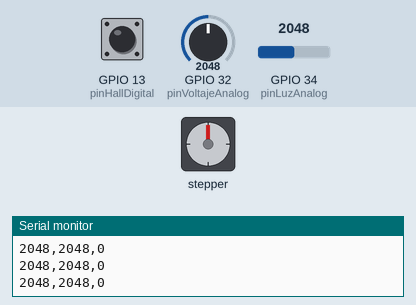
Recording of a sketch running on a simulated ESP32. Shown: stepper motor, the last lines printed to the serial monitor. Wiring (inferred from the names in the program): stepper motor (200 steps per turn assumed): coils GPIO 19, GPIO 21, GPIO 22, GPIO 23. Inputs (shaded band) come from the test bench; at power-on: GPIO 13 (pinHallDigital) LOW, GPIO 32 (pinVoltajeAnalog) = 2048, GPIO 34 (pinLuzAnalog) = 2048.

Above: at 1.2 s.
1.3 s: GPIO 13 (pinHallDigital) driven HIGH
At 1.95 s:
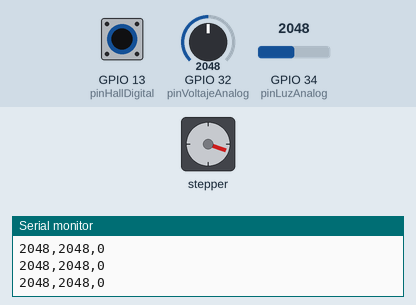
4.3 s: GPIO 13 (pinHallDigital) driven LOW
At 5.5 s:
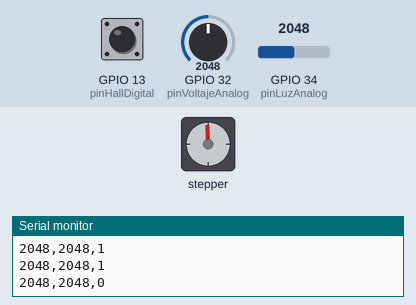
5.9 s: GPIO 13 (pinHallDigital) driven HIGH
At 6.76 s:
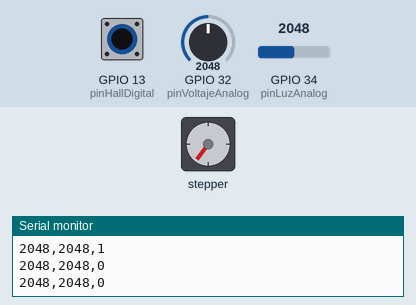
11.9 s: GPIO 13 (pinHallDigital) pulsed LOW 5 times (0.12 s each, 0.3 s apart)
Timing chart, 0 to 20.4 s (numbered marks = the images above; inputs shaded):
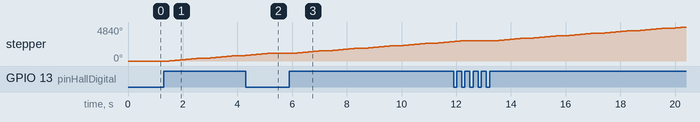

The sketch:

LAB.ino
```cpp
int pinLuzAnalog = 34;
int pinLuzDigital = 25;
int pinVoltajeAnalog = 32;
int pinHallAnalog = 36;
int pinHallDigital = 13;
int IN1 = 19; int IN2 = 21; int IN3 = 22; int IN4 = 23;

void setup() {
  Serial.begin(115200);
  pinMode(pinLuzDigital, INPUT);
  pinMode(pinHallDigital, INPUT);
  pinMode(IN1, OUTPUT); pinMode(IN2, OUTPUT);
  pinMode(IN3, OUTPUT); pinMode(IN4, OUTPUT);
}

void stepMotor(int step) {
  switch(step) {
    case 0: digitalWrite(IN1,HIGH); digitalWrite(IN2,LOW);  digitalWrite(IN3,LOW);  digitalWrite(IN4,LOW); break;
    case 1: digitalWrite(IN1,LOW);  digitalWrite(IN2,HIGH); digitalWrite(IN3,LOW);  digitalWrite(IN4,LOW); break;
    case 2: digitalWrite(IN1,LOW);  digitalWrite(IN2,LOW);  digitalWrite(IN3,HIGH); digitalWrite(IN4,LOW); break;
    case 3: digitalWrite(IN1,LOW);  digitalWrite(IN2,LOW);  digitalWrite(IN3,LOW);  digitalWrite(IN4,HIGH); break;
  }
}

void loop() {

  int luzA = analogRead(pinLuzAnalog);
  int voltA = analogRead(pinVoltajeAnalog);
  int hallD = digitalRead(pinHallDigital);


  if (hallD == HIGH) {

    for(int i=0; i<200; i++) {
      stepMotor(i % 4);
      delay(5);
    }
  }

  Serial.print(luzA); Serial.print(",");
  Serial.print(voltA); Serial.print(",");
  Serial.println(hallD);

  delay(300);
}
```

Measured:
- after the input at 1.3 s, stepper: keeps turning clockwise at about 282°/s, starting after 0.21 s
- after the input at 4.3 s, stepper: goes on until 5.1 s, then stays 1078°
- after the input at 5.9 s, stepper: keeps turning clockwise at about 286°/s, starting after 0.11 s
